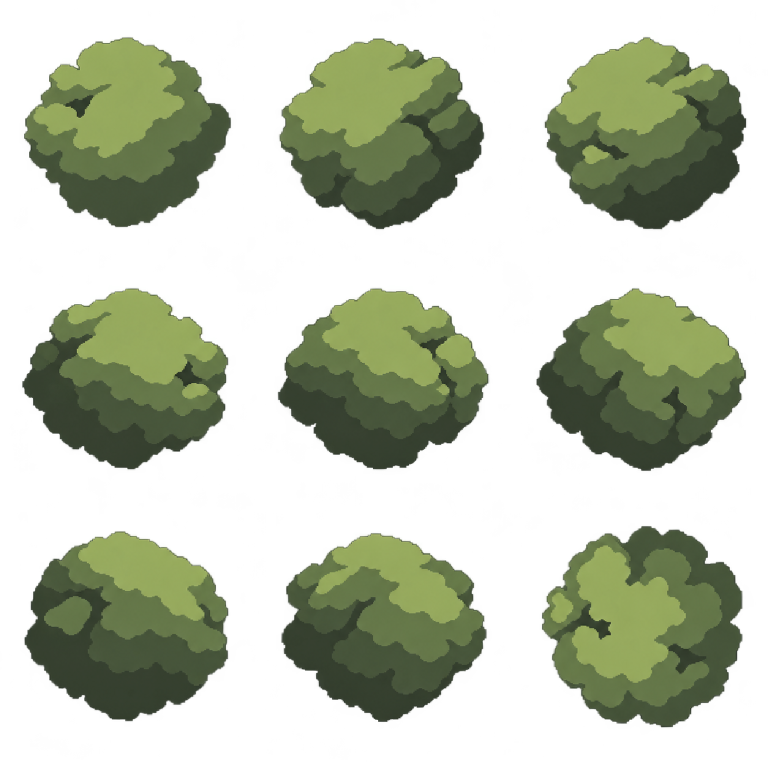
#> input picture source-data/vegetation-drawing/model-drawn-isometric-broad.png, 1536 x 1536 px (shown at 1/2 size)
$ python build-isometric-hull.py
#> lines starting #> are read from the running program, lines starting #| are printed output that depends on the picture; after the words box and inside, x2 and y2 are one past the last pixel; in counts of white or black regions, pixels touching at a corner belong together; long printed decimals are rounded
# Written by AI on 2026-10-25 by model GPT-6 Astra.
# Convert nine source-registered model-composed isometric silhouettes to one shared 3D form.
from pathlib import Path
import json
import numpy as np
from PIL import Image
from scipy.ndimage import distance_transform_edt, map_coordinates
root=Path(__file__).parent
image=np.asarray(Image.open(root/'model-drawn-isometric-broad.png').convert('RGBA'))
#> image is the input picture: shape (1536, 1536, 4); mean R, G, B, A 42.3, 49.9, 29.9, 104.8
# Outside silhouette pigment is nearest boundary pigment, so the volume's
# projection transition cannot introduce a dark transparent-image fringe.
extended=image.copy()
for k in range(9):
 cell=extended[(k//3)*512:(k//3+1)*512,(k%3)*512:(k%3+1)*512]
 mask=cell[:,:,3]>127
 closest=distance_transform_edt(~mask,return_distances=False,return_indices=True)
 cell[:,:,:3]=cell[closest[0],closest[1],:3]
#> this loop made 9 passes
#> pass 1, `cell=extended[(k//3)*512:(k//3+1)*512,(k%3)*512:(k%3+1)*512]`:
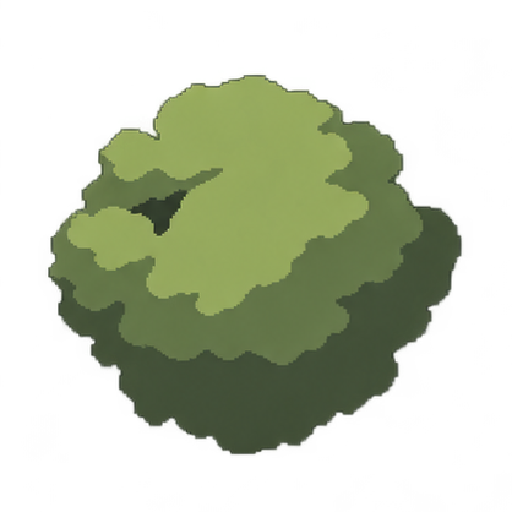
#> cell: shape (512, 512, 4); mean R, G, B, A 45.9, 53.9, 31.7, 103.7; transparent parts drawn white
#> pass 1, `mask=cell[:,:,3]>127`:
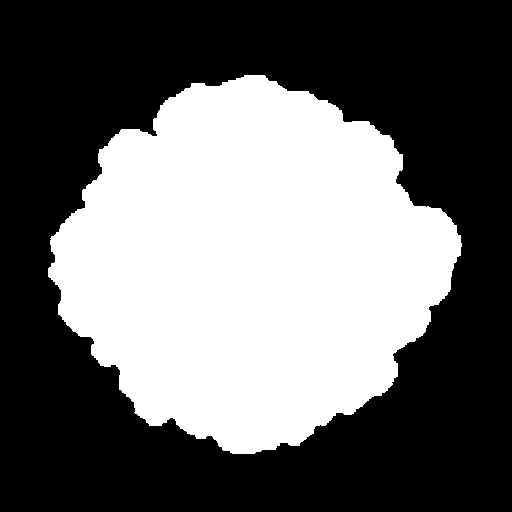
#> mask: shape (512, 512) bool; 41% white; 1 white region, box (x1, y1, x2, y2) and area: (48, 75, 462, 454) 107547
#> pass 2, `cell=extended[(k//3)*512:(k//3+1)*512,(k%3)*512:(k%3+1)*512]`:
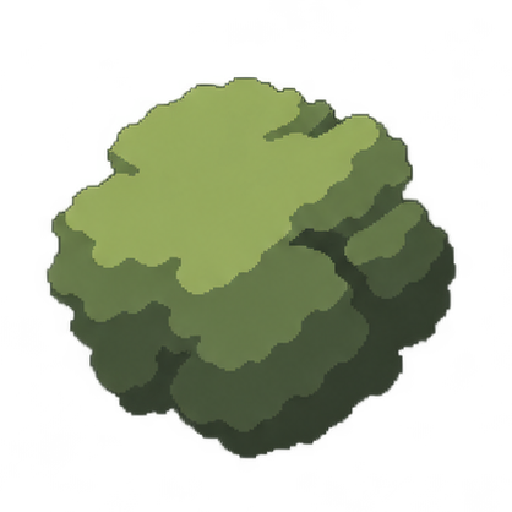
#> cell: shape (512, 512, 4); mean R, G, B, A 44.2, 52.1, 30.9, 105.2; transparent parts drawn white
#> after the loop:
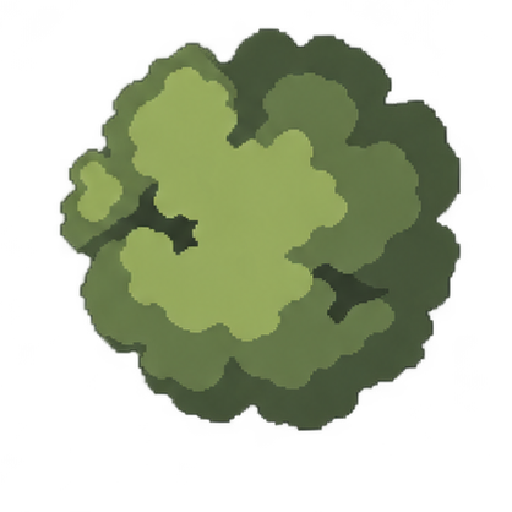
#> cell: shape (512, 512, 4); mean R, G, B, A 77.8, 92, 58.2, 115.7; transparent parts drawn white
Image.fromarray(extended).save(root/'isometric-pigment-extended.png')
views=json.loads((root/'isometric-registration.json').read_text())
#> (reads source-data/vegetation-drawing/isometric-registration.json from the repository)
axis=np.linspace(-1.0,1.0,33)
grid=np.stack(np.meshgrid(axis,axis,axis,indexing='ij'),-1)
field=np.full(grid.shape[:-1],np.inf)
for k,view in enumerate(views):
 mask=image[(k//3)*512:(k//3+1)*512,(k%3)*512:(k%3+1)*512,3]>127
 signed=distance_transform_edt(mask)-distance_transform_edt(~mask)
 base=np.array([view['right'],-np.array(view['up'])])
 projection=grid@base.T*view['scale']+256
 sample=map_coordinates(signed,[projection[...,1],projection[...,0]],order=1,mode='constant',cval=-100)
 field=np.minimum(field,sample)
#> this loop made 9 passes
#> pass 1, `signed=distance_transform_edt(mask)-distance_transform_edt(~mask)`:
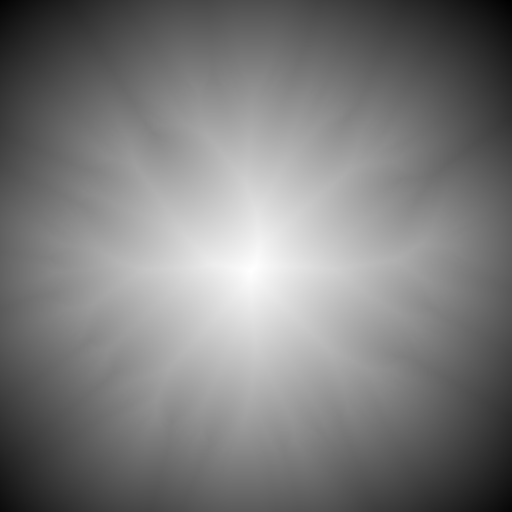
#> signed: shape (512, 512) float64; min -182, max 165, mean -13; drawn with min black and max white
#> after the loop:
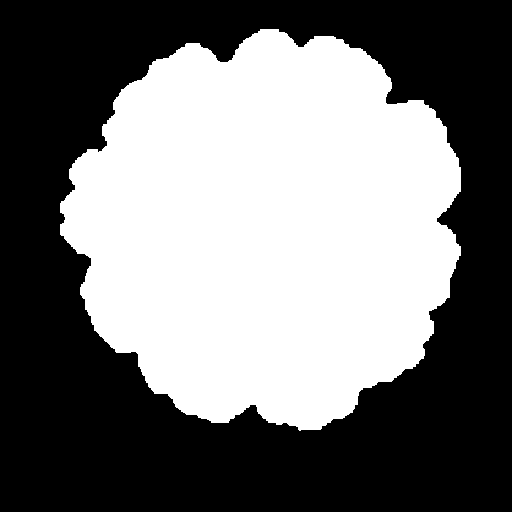
#> mask: shape (512, 512) bool; 45.8% white; 1 white region, box (x1, y1, x2, y2) and area: (60, 29, 461, 431) 120028
#> after the loop:
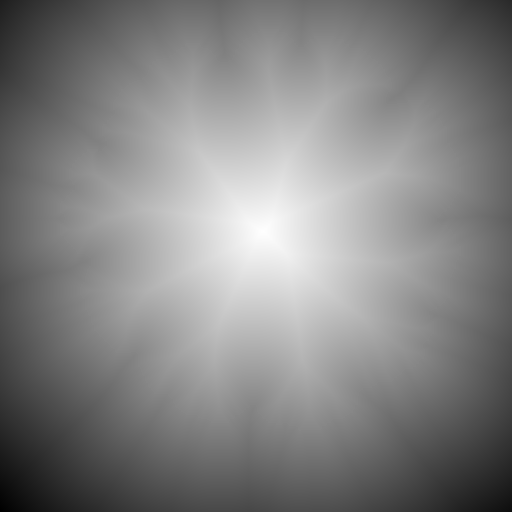
#> signed: shape (512, 512) float64; min -193.7, max 173.8, mean -4.2; drawn with min black and max white
corner=np.array([(0,0,0),(1,0,0),(1,1,0),(0,1,0),(0,0,1),(1,0,1),(1,1,1),(0,1,1)])
tetras=[[0,5,1,6],[0,1,2,6],[0,2,3,6],[0,3,7,6],[0,7,4,6],[0,4,5,6]]
vertices=[]
for cell in np.ndindex(*(np.array(field.shape)-1)):
 ids=corner+cell; values=field[tuple(ids.T)]
 if values.min()>0 or values.max()<0:continue
 points=grid[tuple(ids.T)]
 for tetra in tetras:
  p=points[tetra];v=values[tetra];inside=v>0
  if inside.all() or not inside.any():continue
  crossings=[]
  for a in range(4):
   for b in range(a+1,4):
    if inside[a]!=inside[b]:crossings.append(p[a]+(p[b]-p[a])*(v[a]/(v[a]-v[b])))
  crossings=np.array(crossings);centre=crossings.mean(0)
  outward=p[~inside].mean(0)-p[inside].mean(0);outward/=np.linalg.norm(outward)
  right=crossings[0]-centre;right/=np.linalg.norm(right);up=np.cross(outward,right)
  order=np.argsort(np.arctan2((crossings-centre)@up,(crossings-centre)@right))
  polygon=crossings[order]
  for j in range(1,len(polygon)-1):vertices.extend([polygon[0],polygon[j],polygon[j+1]])
#> this loop made 32768 passes
#> values on passes 1 to 3: [-100, -100, -100, -100, -100, -100, -100, -100], [-100, -100, -100, -100, -100, -100, -100, -100], [-100, -100, -100, -100, -100, -100, -100, -100]
#> after the loop, vertices = 27720 items
vertices=np.array(vertices)
unique,indices=np.unique(np.round(vertices,6),axis=0,return_inverse=True)
# Keep the inventory envelope exactly; the drawn surface is an interpretation.
coordinates=unique.copy()
lo=unique.min(0);hi=unique.max(0);unique=(unique-lo)/(hi-lo)-.5
#> after `lo = unique.min(0)`: lo = [-0.604, -0.616, -0.646]
#> after `hi = unique.max(0)`: hi = [0.63, 0.67, 0.539]
triangles=indices.reshape(-1,3)
area=np.linalg.norm(np.cross(unique[triangles[:,1]]-unique[triangles[:,0]],unique[triangles[:,2]]-unique[triangles[:,0]]),axis=1)
#> area = 9240 values, max 0.00333 at index 734, min 1.33e-08 at index 5949, mean 0.00059
triangles=triangles[area>1e-9]
(root/'crown-isometric-hull.js').write_text('// Written by AI on 2026-10-25 by model GPT-6 Astra.\nexport const crownPositions='+json.dumps(unique.round(6).ravel().tolist(),separators=(',',':'))+';\nexport const crownCoordinates='+json.dumps(coordinates.round(6).ravel().tolist(),separators=(',',':'))+';\nexport const crownIndices='+json.dumps(triangles.ravel().tolist(),separators=(',',':'))+';\n')
print({'vertices':len(unique),'triangles':len(triangles),'drawnBoundsBeforeEnvelopeFit':[lo.tolist(),hi.tolist()]})
#| {'vertices': 4622, 'triangles': 9240, 'drawnBoundsBeforeEnvelopeFit': [[-0.6045, -0.6159, -0.6456], [0.6299, 0.6701, 0.5391]]}
